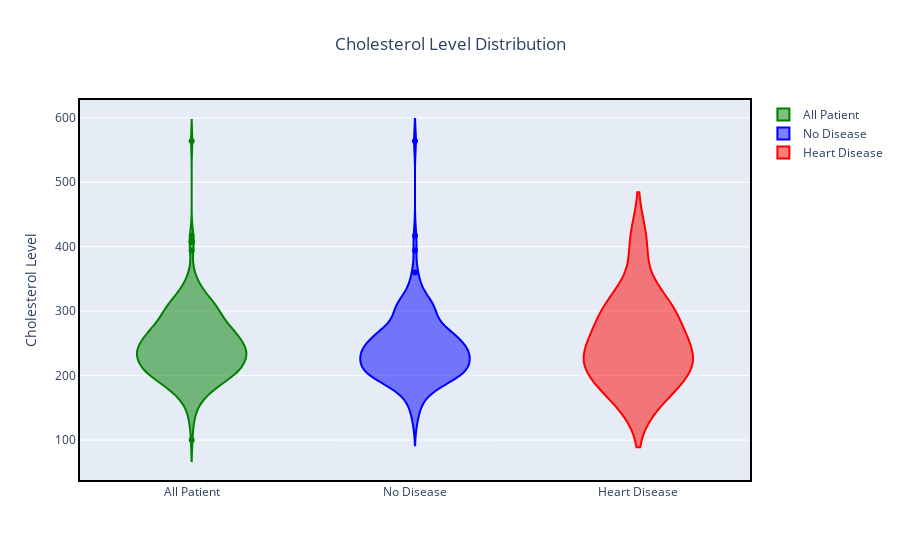

The cell this chart's notebook holds for it:
### Markdown cell above
## 1.9 Cholesterol Level Distribution

### Code cell
fig = go.Figure()
fig.add_trace(go.Violin(y=data['chol'].values , name='All Patient', marker_color = 'green'))
fig.add_trace(go.Violin(y=data[data['num']== 0]['chol'].values, name ='No Disease', marker_color = 'blue'))
fig.add_trace(go.Violin(y=data[data['num'] ==4]['chol'].values, name ='Heart Disease', marker_color = 'red'))
fig.update_layout(title = 'Cholesterol Level Distribution', yaxis_title = 'Cholesterol Level', title_x = 0.5)
fig.update_xaxes(showline=True, linewidth=2, linecolor='black', mirror=True)
fig.update_yaxes(showline=True, linewidth=2, linecolor='black', mirror=True)
fig.show()

### Figure 1 — Plotly figure (JSON) as saved in the notebook; plotly's stock layout.template omitted (floating-point values rounded to 4 significant figures; data arrays with more than 128 entries replaced by an {"elided": "..."} marker saying what was removed)
{"data": [{"marker": {"color": "green"}, "name": "All Patient", "type": "violin", "y": {"elided": "299 int values"}}, {"marker": {"color": "blue"}, "name": "No Disease", "type": "violin", "y": {"elided": "160 int values"}}, {"marker": {"color": "red"}, "name": "Heart Disease", "type": "violin", "y": [318, 231, 206, 230, 225, 407, 174, 243, 289, 304, 289, 166, 212]}], "layout": {"title": {"text": "Cholesterol Level Distribution", "x": 0.5}, "xaxis": {"linecolor": "black", "linewidth": 2, "mirror": true, "showline": true}, "yaxis": {"linecolor": "black", "linewidth": 2, "mirror": true, "showline": true, "title": {"text": "Cholesterol Level"}}}}
